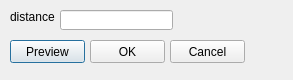
<?xml version="1.0" encoding="UTF-8"?>
<ui version="4.0">
 <class>DuplicateDialogBase</class>
 <widget class="QDialog" name="DuplicateDialogBase">
  <property name="geometry">
   <rect>
    <x>0</x>
    <y>0</y>
    <width>293</width>
    <height>80</height>
   </rect>
  </property>
  <property name="windowTitle">
   <string>Duplicate</string>
  </property>
  <widget class="QPushButton" name="previewButton">
   <property name="geometry">
    <rect>
     <x>10</x>
     <y>40</y>
     <width>75</width>
     <height>23</height>
    </rect>
   </property>
   <property name="text">
    <string>Preview</string>
   </property>
  </widget>
  <widget class="QLabel" name="label">
   <property name="geometry">
    <rect>
     <x>10</x>
     <y>10</y>
     <width>47</width>
     <height>13</height>
    </rect>
   </property>
   <property name="text">
    <string>distance :</string>
   </property>
  </widget>
  <widget class="QLineEdit" name="distanceEdit">
   <property name="geometry">
    <rect>
     <x>60</x>
     <y>10</y>
     <width>113</width>
     <height>20</height>
    </rect>
   </property>
   <property name="inputMask">
    <string/>
   </property>
  </widget>
  <widget class="QPushButton" name="okButton">
   <property name="geometry">
    <rect>
     <x>90</x>
     <y>40</y>
     <width>75</width>
     <height>23</height>
    </rect>
   </property>
   <property name="text">
    <string>OK</string>
   </property>
  </widget>
  <widget class="QPushButton" name="cancelButton">
   <property name="geometry">
    <rect>
     <x>170</x>
     <y>40</y>
     <width>75</width>
     <height>23</height>
    </rect>
   </property>
   <property name="text">
    <string>Cancel</string>
   </property>
  </widget>
 </widget>
 <resources/>
 <connections/>
</ui>
